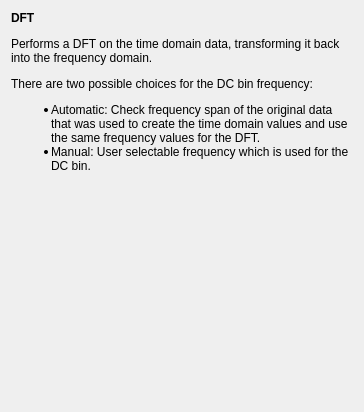
<?xml version="1.0" encoding="UTF-8"?>
<ui version="4.0">
 <class>DFTExplanationWidget</class>
 <widget class="QWidget" name="DFTExplanationWidget">
  <property name="geometry">
   <rect>
    <x>0</x>
    <y>0</y>
    <width>364</width>
    <height>412</height>
   </rect>
  </property>
  <property name="windowTitle">
   <string>Form</string>
  </property>
  <layout class="QVBoxLayout" name="verticalLayout">
   <item>
    <widget class="QLabel" name="widget">
     <property name="text">
      <string>&lt;html&gt;&lt;head/&gt;&lt;body&gt;&lt;p&gt;&lt;span style=&quot; font-weight:600;&quot;&gt;DFT&lt;/span&gt;&lt;/p&gt;&lt;p&gt;Performs a DFT on the time domain data, transforming it back into the frequency domain.&lt;/p&gt;&lt;p&gt;There are two possible choices for the DC bin frequency:&lt;/p&gt;&lt;ul style=&quot;margin-top: 0px; margin-bottom: 0px; margin-left: 0px; margin-right: 0px; -qt-list-indent: 1;&quot;&gt;&lt;li style=&quot; margin-top:12px; margin-bottom:0px; margin-left:0px; margin-right:0px; -qt-block-indent:0; text-indent:0px;&quot;&gt;Automatic: Check frequency span of the original data that was used to create the time domain values and use the same frequency values for the DFT.&lt;/li&gt;&lt;li style=&quot; margin-top:0px; margin-bottom:0px; margin-left:0px; margin-right:0px; -qt-block-indent:0; text-indent:0px;&quot;&gt;Manual: User selectable frequency which is used for the DC bin.&lt;/li&gt;&lt;/ul&gt;&lt;p&gt;&lt;br/&gt;&lt;/p&gt;&lt;p&gt;&lt;br/&gt;&lt;/p&gt;&lt;/body&gt;&lt;/html&gt;</string>
     </property>
     <property name="wordWrap">
      <bool>true</bool>
     </property>
    </widget>
   </item>
   <item>
    <spacer name="verticalSpacer">
     <property name="orientation">
      <enum>Qt::Vertical</enum>
     </property>
     <property name="sizeHint" stdset="0">
      <size>
       <width>20</width>
       <height>40</height>
      </size>
     </property>
    </spacer>
   </item>
  </layout>
 </widget>
 <resources/>
 <connections/>
</ui>
